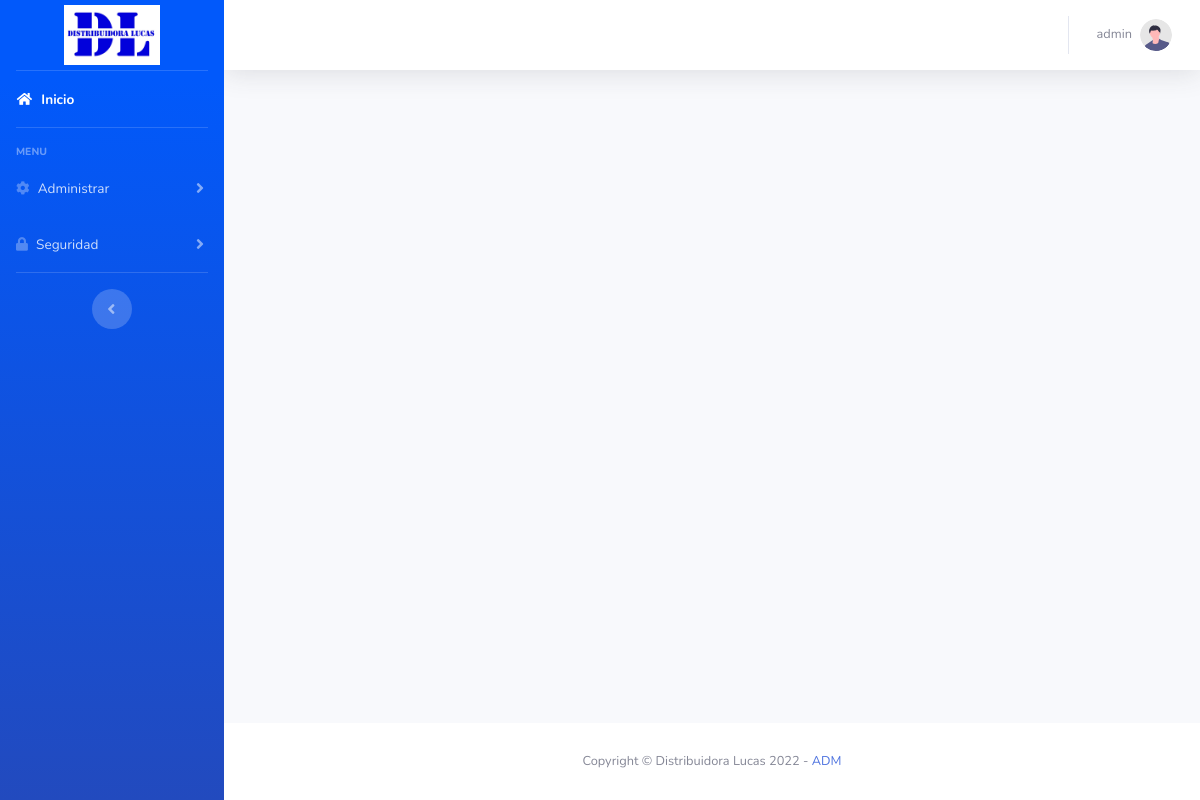
Page /home.php (signed in) on the committed database.
### tables this page shows
CREATE TABLE `items_interno` (
  `id_item` int(11) NOT NULL auto_increment,
  `nombre_item` varchar(100) default NULL,
  `url` varchar(100) default NULL,
  `id_grupo` int(11) default NULL,
  PRIMARY KEY  (`id_item`)
);

CREATE TABLE `grupos_menu` (
  `id_grupo` int(11) NOT NULL auto_increment,
  `nombre_grupo` varchar(50) default NULL,
  `orden` int(11) default NULL,
  `icono` varchar(50) NOT NULL,
  PRIMARY KEY  (`id_grupo`)
);

### includes/funciones.php (called while the page is built, shortened)
<?php
function datos_complejos1($con,$tabla,$atributo,$comparar,$id)
{
	if(!empty($id))
	{
		$sql=mysqli_query($con,"select $atributo from $tabla where $comparar=$id");
		if(mysqli_num_rows($sql)!=0)
		{
			$r=mysqli_fetch_array($sql);
			return $r[$atributo];
		}
			else
			{
				return "Sin Datos";
			}
	}
		else
		{
			echo "-";
		}
}
?>

### modulos/menu.php (the view, shortened to what this page needs)
<?php
if($_SESSION['user']==1)
{
	$sql=mysqli_query($con,"select i.*, gm.icono from items_interno i, grupos_menu gm where i.id_grupo=gm.id_grupo order by i.id_grupo, i.nombre_item");
}
	else
	{
		$sql=mysqli_query($con, "select i.*, gm.icono from items_interno i, items_x_usuario iu, usuarios u, grupos_menu gm where i.id_grupo=gm.id_grupo and iu.id_item=i.id_item and iu.id_usuario=u.id_usuario and u.id_usuario=".$_SESSION['user']." order by i.id_grupo, i.nombre_item");
	}
		$grupo=0;
		while($r=mysqli_fetch_array($sql))
		{
			if($r['id_grupo']!=$grupo)
			{
				if($grupo!=0)
				{
					?>
		            	</li>
					<?php
				}
				?>
				<li class="nav-item">
		          <a class="nav-link collapsed" href="#" data-toggle="collapse" data-target="#collapseTwo<?php echo $r['id_grupo'];?>"
		              aria-expanded="true" aria-controls="collapseTwo<?php echo $r['id_grupo'];?>">
		              <i class="<?php echo $r['icono'];?>"></i>
		              <span><?php echo ucfirst(datos_complejos1($con, "grupos_menu","nombre_grupo","id_grupo",$r['id_grupo']));?></span>
		          </a>
				<?php
				$grupo=$r['id_grupo'];
			}
			$ur=explode(".",$r['url']);
			?>
			<a class="collapse-item" href="home.php?pagina=<?php echo $ur[0]; ?>"><?php echo ucfirst(datos_complejos1($con, "items_interno","nombre_item","id_item",$r['id_item']));?></a>
			<?php
		}
		?>
         	</li>

### rows in the picture
items_interno: id_grupo.nombre_grupo "Administrar"
items_interno: id_grupo.nombre_grupo "Seguridad"

### other values in the picture
$_SESSION['nombre'] "admin"
